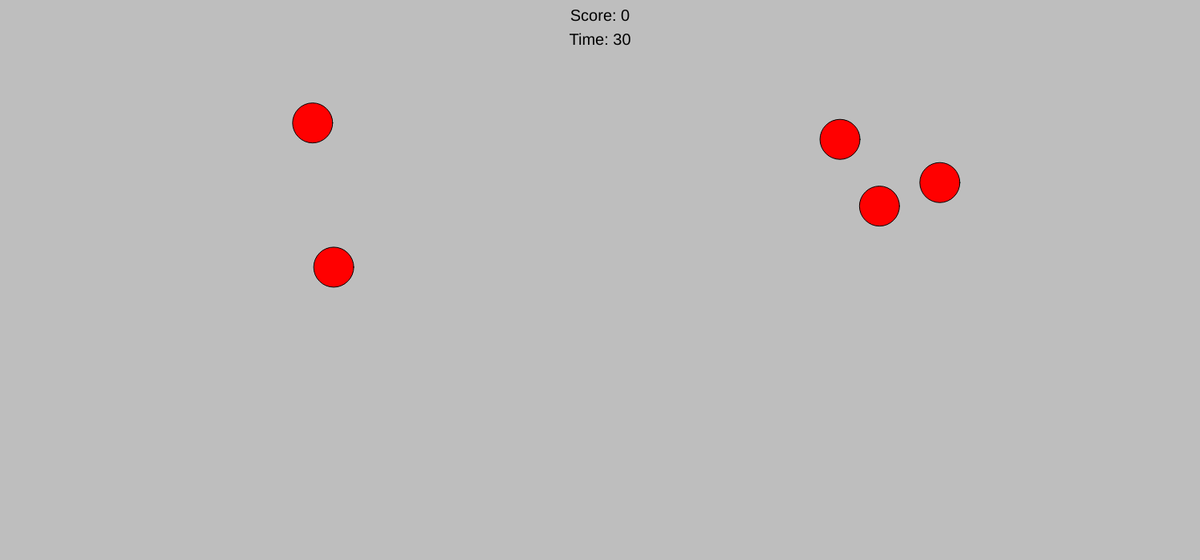
Frame 1 (no input)
Frame 60 (no input): identical to frame 1, image omitted
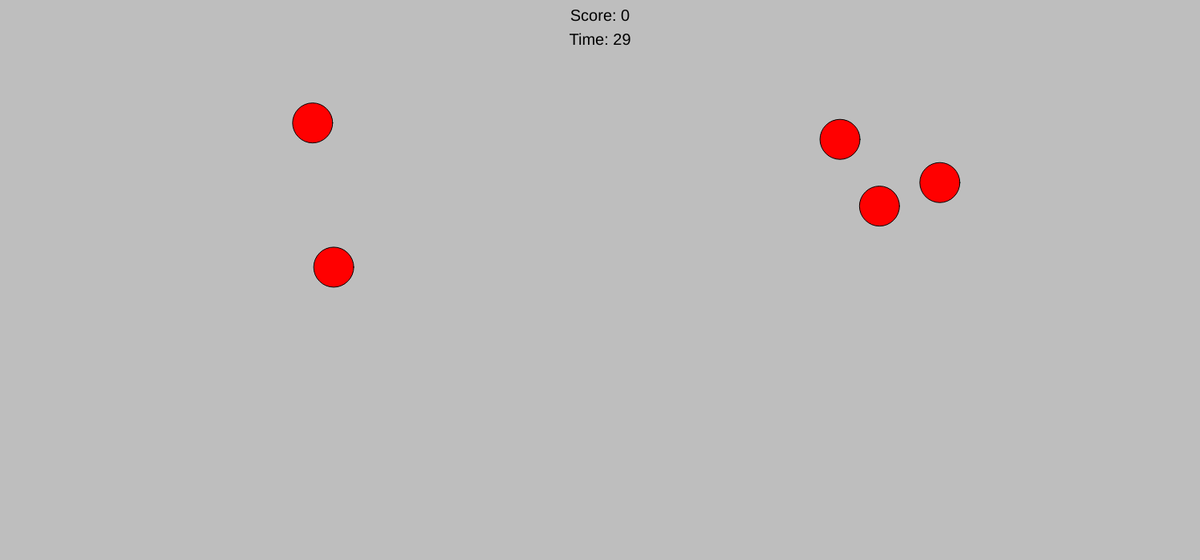
Frame 120 (the mouse pressed at the canvas centre since frame 60)

The p5.js sketch that drew these frames (run headless with seeded random() and noise() and a simulated clock; from frame 60 on, the mouse is pressed at the canvas centre):

// p5.js sketch
// ── sketch.js
//  targets
// Total number of targets
// Player's score
// Game timer
// Total clicks by the player
// Number of misses

let targets = []; 
let numTargets = 5; 
let score = 0; 
let timer = 30; 
let totalClicks = 0; 
let misclicks = 0; 

function setup() {
  createCanvas(1500, 700); 
  textSize(20); 
  textAlign(CENTER, CENTER); 
  for (let i = 0; i < numTargets; i++) {
    addTarget(); 
  }
}

function draw() {
  background(190); 

  // Drawing each target
  for (let i = 0; i < targets.length; i++) {
    fill(255, 0, 0); 
    ellipse(targets[i].x, targets[i].y, 50, 50); 
  }

  // Shows score and time left
  fill(0); 
  text("Score: " + score, width / 2, 20);
  text("Time: " + timer, width / 2, 50);

  //  countdown
  if (frameCount % 60 == 0 && timer > 0) {
    timer -= 1;
  }

  // Ending the game if time runs out and clearing the screen
  if (timer === 0) {
    background(200); 
    textSize(30);
    text("Game Over!", width / 2, height / 2 - 60);

    // Calculating accuracy and stoping the game 
    let accuracy = totalClicks > 0 ? (score / totalClicks) * 100 : 0;
    textSize(20);
    text("Score: " + score, width / 2, height / 2 - 20);
    text("Misclicks: " + misclicks, width / 2, height / 2 + 20);
    text("Accuracy: " + accuracy.toFixed(2) + "%", width / 2, height / 2 + 60);
    noLoop(); 
  }
}


// Some parts of this code were generated with the help of AI to fix errors and ensure the logic is as clear and effective as possible.
function mousePressed() {
  totalClicks++; // Counting every click

  let hit = false; // Checking if a target is hit
  for (let i = 0; i < targets.length; i++) {
    let d = dist(mouseX, mouseY, targets[i].x, targets[i].y); // Distance formula
    if (d < 25) { // Checking if inside target
      score++; // Increasing score
      targets.splice(i, 1); // Removing target
      addTarget(); // Adding a new target
      hit = true; // Marking as hit
      break;
    }
  }
// Counting misses
  if (!hit) {
    misclicks++; 
  }
}

// Randomly positioning x
// Randomly  positioning y
// Adding target to the list
function addTarget() {
  let newTarget = {
    x: random(50, width - 50), 
    y: random(50, height - 50) 
  };
  targets.push(newTarget);
}
